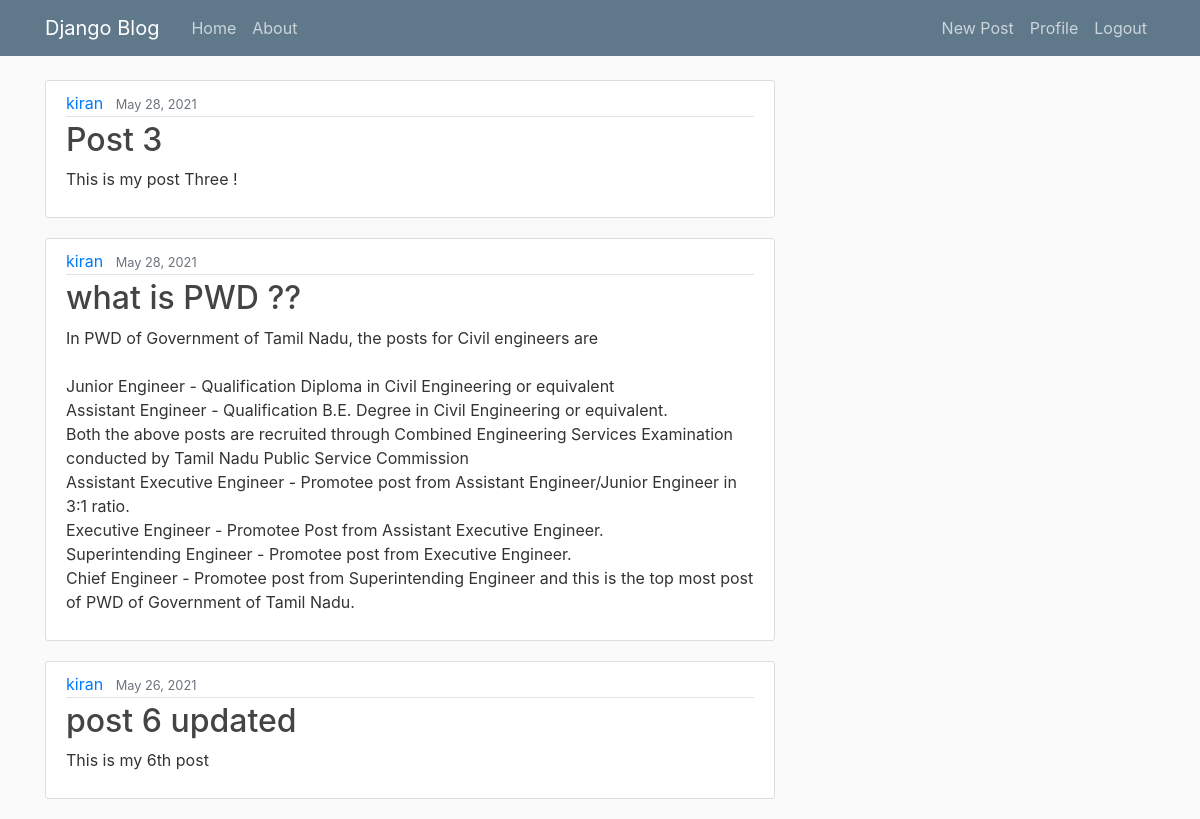
Screenshot of /post/user/kiran/ (signed in) with the database file from the repository.
### blog/models.py (models this page shows, shortened)
class Post(models.Model):
    title       = models.CharField(max_length= 100)
    content     = models.TextField()
    date_posted = models.DateTimeField(default= timezone.now)
    author      = models.ForeignKey(User , on_delete= models.CASCADE)

### blog/views.py (the view)
# urls.py: path('post/user/<username>/' , views.UserPostListView.as_view() , name = 'user-posts'),
class UserPostListView(LoginRequiredMixin , ListView):
    model               = Post
    template_name       = 'blog/user_post.html' # <app_name>/<model>_<view_type>.html
    context_object_name = 'posts'
    def get_queryset(self):
        user = get_object_or_404(User , username = self.kwargs.get('username'))
        return Post.objects.filter(author=user).order_by('-date_posted')

### blog/templates/blog/user_post.html (shortened to what this page needs)
{% extends "base.html" %}
{% block body %}
    {% for post in posts %}
        <article class="media content-section">
          <div class="media-body">
            <div class="article-metadata">
              <a class="mr-2" href="{% url 'user-posts' post.author %}">{{ post.author }}</a>
              <small class="text-muted">{{ post.date_posted|date:"F d, Y"  }}</small>
            </div>
            <h2><a class="article-title" href="{% url 'post-detail' post.id %}">{{ post.title }}</a></h2>
            <p class="article-content">{{ post.content }}</p>
          </div>
        </article>
    {% endfor %}
{% endblock body %}

### blog/static/css/main.css (style rules this page uses)
body { background: #fafafa; color: #333333; margin-top: 5rem; }
h1, h2, h3, h4, h5, h6 { color: #444444; }
.content-section { background: #ffffff; padding: 10px 20px; border: 1px solid #dddddd; border-radius: 3px; margin-bottom: 20px; }
.article-title { color: #444444; }
.article-content { white-space: pre-line; }
.article-metadata { padding-bottom: 1px; margin-bottom: 4px; border-bottom: 1px solid #e3e3e3 }

### rows the page displays
Post: author "kiran", date_posted "May 28, 2021", title "Post 3", content "This is my post Three !"
Post: author "kiran", date_posted "May 28, 2021", title "what is PWD ??", content "In PWD of Government of Tamil Nadu, the posts for Civil engineers are Junior Engineer - Qualification Diploma in Civil Engineering or equivalent Assistant Engineer - Qualification B.E. Degree in Civil Engineering or equivalent. Both the above posts are recruited through Combined Engineering Services Examination conducted by Tamil Nadu Public Service Commission Assistant Executive Engineer - Promotee post from Assistant Engineer/Junior Engineer in 3:1 ratio. Executive Engineer - Promotee Post from Assistant Executive Engineer. Superintending Engineer - Promotee post from Executive Engineer. Chief Engineer - Promotee post from Superintending Engineer and this is the top most post of PWD of…"
Post: author "kiran", date_posted "May 26, 2021", title "post 6 updated", content "This is my 6th post"
